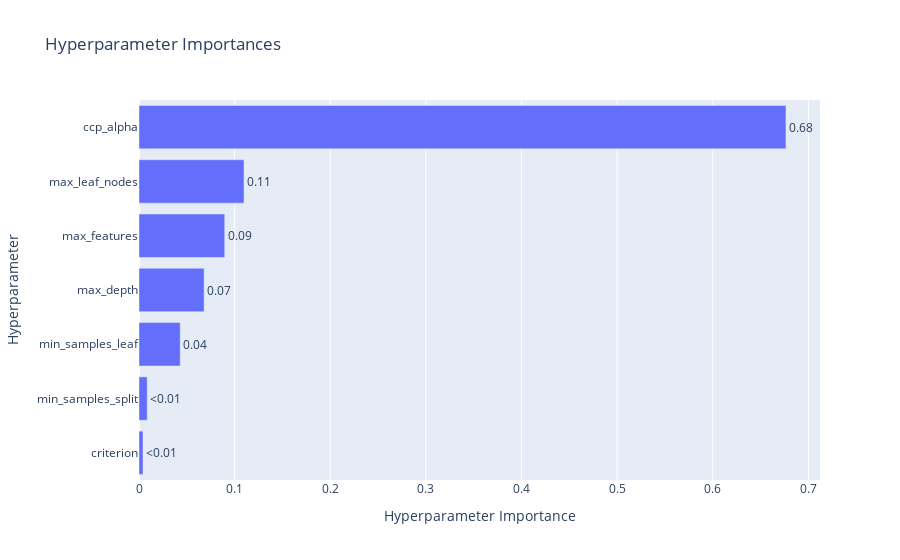

Notebook code for this chart:
### Code cell
visualizations['param_importances']

### Figure 1 — Plotly figure (JSON) as saved in the notebook; plotly's stock layout.template omitted (floating-point values rounded to 4 significant figures)
{"data": [{"cliponaxis": false, "hovertemplate": ["criterion (CategoricalDistribution): 0.004208232085752267<extra></extra>", "min_samples_split (IntDistribution): 0.008606201701145658<extra></extra>", "min_samples_leaf (IntDistribution): 0.04308234109324688<extra></extra>", "max_depth (IntDistribution): 0.06809982728221908<extra></extra>", "max_features (CategoricalDistribution): 0.08964489462246181<extra></extra>", "max_leaf_nodes (IntDistribution): 0.1098054991621808<extra></extra>", "ccp_alpha (FloatDistribution): 0.6765530040529933<extra></extra>"], "name": "Objective Value", "orientation": "h", "text": ["<0.01", "<0.01", "0.04", "0.07", "0.09", "0.11", "0.68"], "textposition": "outside", "type": "bar", "x": [0.004208, 0.008606, 0.04308, 0.0681, 0.08964, 0.1098, 0.6766], "y": ["criterion", "min_samples_split", "min_samples_leaf", "max_depth", "max_features", "max_leaf_nodes", "ccp_alpha"]}], "layout": {"title": {"text": "Hyperparameter Importances"}, "xaxis": {"title": {"text": "Hyperparameter Importance"}}, "yaxis": {"title": {"text": "Hyperparameter"}}}}
